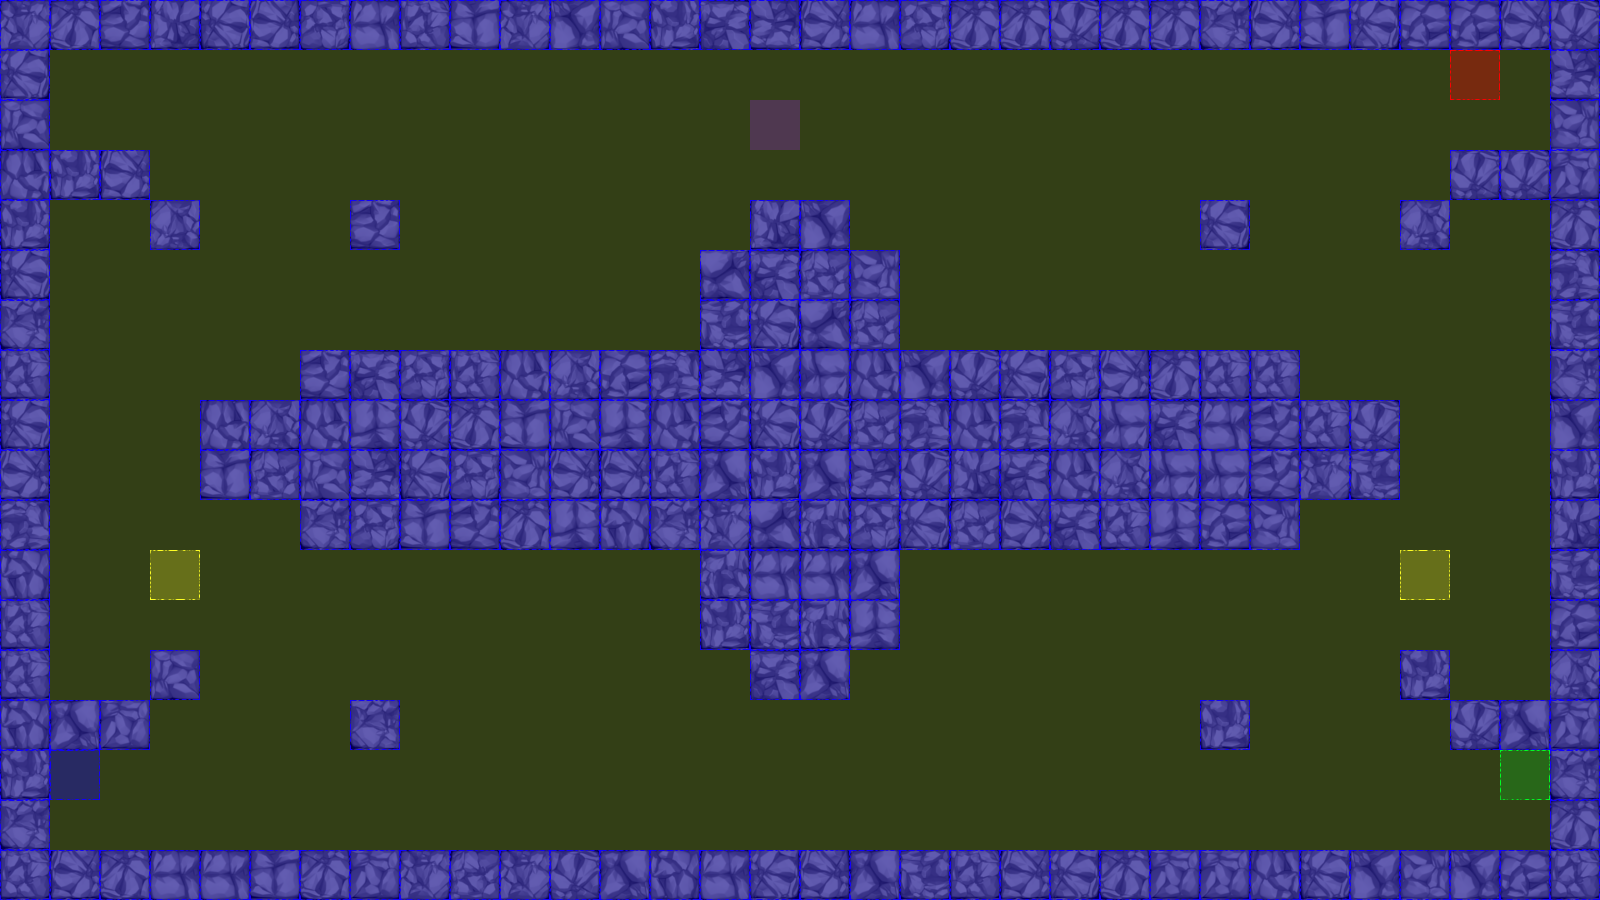

The image is a tile-based game level rendered from a .tmx file. Its description and source (layers, tilesets, objects; grid data summarised) follow:
An orthogonal 32x18 tile map with 50x50 px tiles, 3 tile layers (terrain, collision, event), 2 tilesets.

<map version="1.0" orientation="orthogonal" renderorder="left-up" width="32" height="18" tilewidth="50" tileheight="50" nextobjectid="3">
 <tileset firstgid="1" name="dungeonTile.png" tilewidth="50" tileheight="50" tilecount="64" columns="8">
  <image source="tiles/dungeonTile.png" width="400" height="400" />
 </tileset>
 <tileset firstgid="65" name="collisionTile" tilewidth="50" tileheight="50" tilecount="12" columns="3">
  <image source="tiles/collisionTile.png" width="150" height="200" />
 </tileset>
 <layer name="terrain" width="32" height="18">
  <data>[576 cells, 220 non-empty, 35 distinct tile ids]</data>
 </layer>
 <layer name="collision" width="32" height="18">
  <data>[576 cells, 576 non-empty, 2 distinct tile ids]</data>
 </layer>
 <layer name="event" width="32" height="18">
  <data>[576 cells, 6 non-empty, 5 distinct tile ids]</data>
 </layer>
</map>
